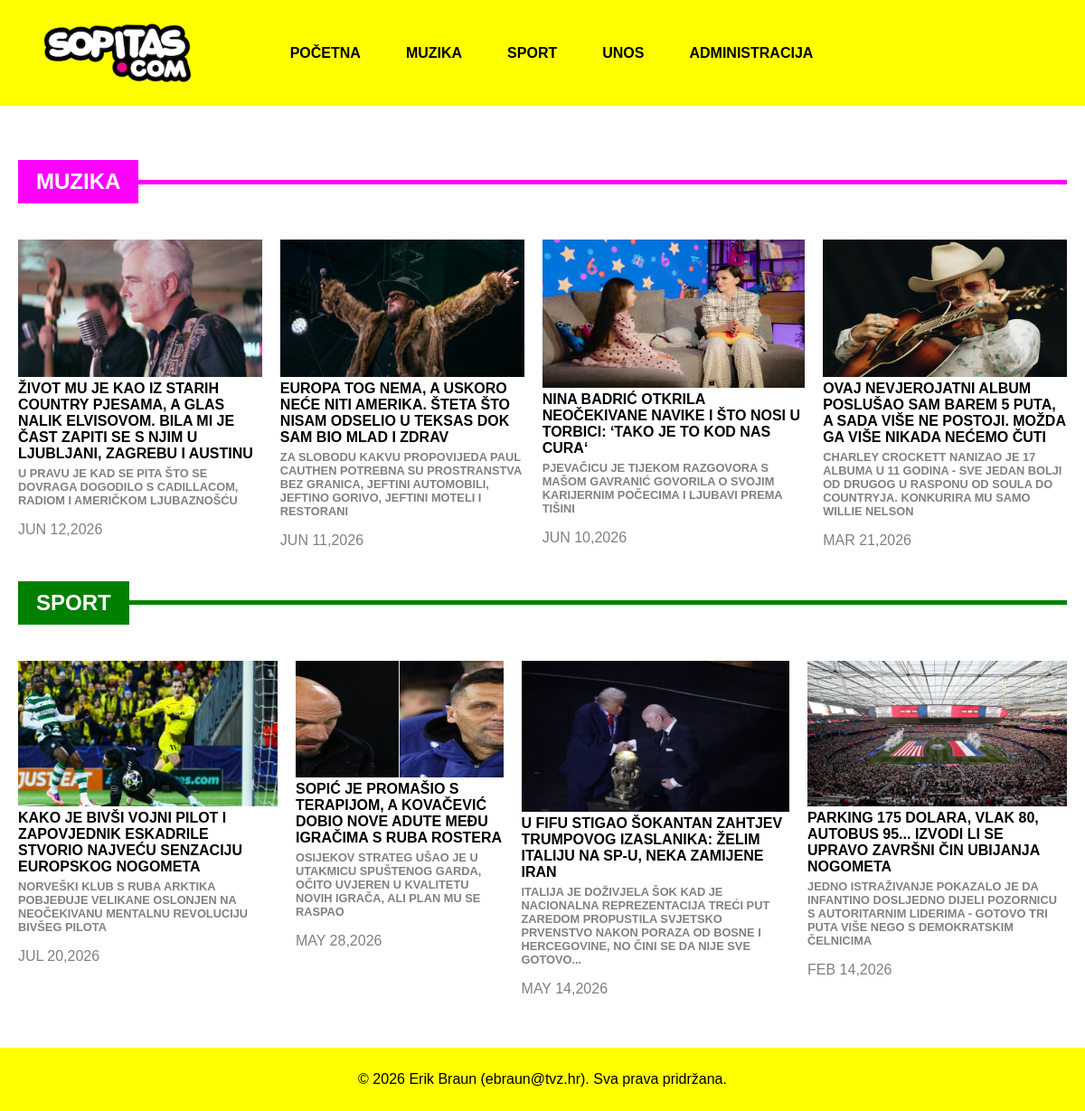
The page / on the database its author committed.
### tables this page shows
CREATE TABLE `news` (
  `id` int NOT NULL,
  `title` varchar(255) NOT NULL,
  `sazetak` varchar(250) NOT NULL,
  `description` varchar(5000) NOT NULL,
  `image` varchar(355) NOT NULL,
  `date` date NOT NULL,
  `archive` tinyint(1) NOT NULL,
  `id_category` int NOT NULL
);

### index.php (the view)
<?php
    require_once ('header.php');
    print '
        <section class="music">
            <div class="title">
                <h2>Muzika</h2>
                <hr>
            </div>
            <div class="content">';
            try {
                $conn = new PDO("mysql:host=$servername;port=$port;dbname=$dbname", $username_db, $password_db);
                $conn->setAttribute(PDO::ATTR_ERRMODE, PDO::ERRMODE_EXCEPTION);
                $sql = "SELECT news.* FROM news INNER JOIN category ON news.id_category = category.id WHERE category.name = 'Muzika' AND news.archive = 0 ORDER BY news.date DESC LIMIT 4";
                $stmt = $conn->prepare($sql);
                $stmt->execute();
                $result = $stmt->fetchAll(PDO::FETCH_ASSOC);
                foreach ($result as $row) {
                    print '<article class="article">
                        <img src="' . $row['image'] . '" alt="' . $row['title'] . '"><br>
                        <a href="clanak.php?id=' . $row['id'] . '">' . $row['title'] . '</a>
                        <p class="summary">' . $row['sazetak'] . '</p>
                        <p>' . date('M d,Y', strtotime($row['date'])) . '</p>
                    </article>';
                }
            } catch (PDOException $e) {
                echo "Connection failed: " . $e->getMessage();
            }
            print '</div>
        </section>
        <section class="sport">
            <div class="title">
                <h2>Sport</h2>
                <hr>
            </div>
            <div class="content">';
            try {
                $conn = new PDO("mysql:host=$servername;port=$port;dbname=$dbname", $username_db, $password_db);
                $conn->setAttribute(PDO::ATTR_ERRMODE, PDO::ERRMODE_EXCEPTION);
                $sql = "SELECT news.* FROM news INNER JOIN category ON news.id_category = category.id WHERE category.name = 'Sport' AND news.archive = 0 ORDER BY news.date DESC LIMIT 4";
                $stmt = $conn->prepare($sql);
                $stmt->execute();
                $result = $stmt->fetchAll(PDO::FETCH_ASSOC);
                foreach ($result as $row) {
                    print '<article class="article">
                        <img src="' . $row['image'] . '" alt="' . $row['title'] . '"><br>
                        <a href="clanak.php?id=' . $row['id'] . '">' . $row['title'] . '</a>
                        <p class="summary">' . $row['sazetak'] . '</p>
                        <p>' . date('M d,Y', strtotime($row['date'])) . '</p>
                    </article>';
                }
            } catch (PDOException $e) {
                echo "Connection failed: " . $e->getMessage();
            }
            print '</div>
        </section>';
    require_once ('footer.php');
?>

### header.php (shortened to what this page needs)
<?php
echo '<!DOCTYPE html>
<html lang="en">
<head>
    <meta charset="UTF-8">
    <meta name="viewport" content="width=device-width, initial-scale=1.0">
    <link rel="stylesheet" href="style.css">
    <title>Sopitas</title>
</head>
<body>
    <header class="header">
        <a class="logo-link" href="index.php">
            <img src="/img/logo.webp" alt="Sopitas Logo" class="logo">
        </a>
        <nav>
            <a href="index.php">Početna</a>
            <a href="kategorija.php?category=Muzika">Muzika</a>
            <a href="kategorija.php?category=Sport">Sport</a>
            <a href="unos.php">Unos</a>
            <a href="administrator.php">Administracija</a>';
echo    '</nav>
    </header>
    <main>';
?>

### footer.php
<?php
print '</main>
<footer class="footer">
    <p>&copy; 2026 Erik Braun (ebraun@tvz.hr). Sva prava pridržana.</p>
</footer>
</body>
</html>';
?>

### style.css (style rules this page uses)
body { font-family: Arial, sans-serif; margin: 0; padding: 0; min-height: 100vh; display: flex; flex-direction: column; }
.header { display: flex; align-items: center; justify-content: center; gap: 20px; padding: 20px 20px; background-color: yellow; }
.header a { color: black; text-decoration: none; margin: 0 10px; text-transform: uppercase; font-weight: bold; }
.logo-link { flex: 0 0 auto; }
.header::after { content: ""; flex: 0 0 200px; }
.logo { max-width: 200px; height: auto; display: block; }
nav { flex: 1 1 auto; min-width: 0; display: flex; justify-content: center; align-items: center; flex-wrap: wrap; gap: 30px; }
main { margin: 20px auto; padding: 20px; max-width: 1200px; flex: 1; }
.music .title { display: flex; align-items: center; gap: 0; }
.title hr { flex-grow: 1; height: 5px; border: none; }
.title h2 { color: white; text-transform: uppercase; width: max-content; padding: 10px 20px; }
.music .title hr { background-color: magenta; }
.music .title h2 { background-color: magenta; }
.sport .title { display: flex; align-items: center; gap: 0; }
.sport .title hr { background-color: green; }
.sport .title h2 { background-color: green; }
.article { box-sizing: border-box; max-width: 385px; }
.article img { width: 100%; aspect-ratio: 16/9; height: auto; }
.content { display: flex; gap: 20px; margin-top: 20px; }
.content a { color: black; text-decoration: none; text-transform: uppercase; font-weight: bold; }
.content p { text-transform: uppercase; color: grey; }
.footer { height: 50px; background-color: yellow; text-align: center; padding: 10px 0; margin-top: auto; }
.summary { color: grey; font-weight: bold; font-size: 80%; margin-top: 5px; }

### rows shown on the page
news: image (picture), title "ŽIVOT MU JE KAO IZ STARIH COUNTRY PJESAMA, A GLAS NALIK ELVISOVOM. BILA MI JE ČAST ZAPITI SE S NJIM U LJUBLJANI, ZAGREBU I AUSTINU", sazetak "U PRAVU JE KAD SE PITA ŠTO SE DOVRAGA DOGODILO S CADILLACOM, RADIOM I AMERIČKOM LJUBAZNOŠĆU", date "JUN 12,2026"
news: image (picture), title "EUROPA TOG NEMA, A USKORO NEĆE NITI AMERIKA. ŠTETA ŠTO NISAM ODSELIO U TEKSAS DOK SAM BIO MLAD I ZDRAV", sazetak "ZA SLOBODU KAKVU PROPOVIJEDA PAUL CAUTHEN POTREBNA SU PROSTRANSTVA BEZ GRANICA, JEFTINI AUTOMOBILI, JEFTINO GORIVO, JEFTINI MOTELI I RESTORANI", date "JUN 11,2026"
news: image (picture), title "NINA BADRIĆ OTKRILA NEOČEKIVANE NAVIKE I ŠTO NOSI U TORBICI: ‘TAKO JE TO KOD NAS CURA‘", sazetak "PJEVAČICU JE TIJEKOM RAZGOVORA S MAŠOM GAVRANIĆ GOVORILA O SVOJIM KARIJERNIM POČECIMA I LJUBAVI PREMA TIŠINI", date "JUN 10,2026"
news: image (picture), title "OVAJ NEVJEROJATNI ALBUM POSLUŠAO SAM BAREM 5 PUTA, A SADA VIŠE NE POSTOJI. MOŽDA GA VIŠE NIKADA NEĆEMO ČUTI", sazetak "CHARLEY CROCKETT NANIZAO JE 17 ALBUMA U 11 GODINA - SVE JEDAN BOLJI OD DRUGOG U RASPONU OD SOULA DO COUNTRYJA. KONKURIRA MU SAMO WILLIE NELSON", date "MAR 21,2026"
news: image (picture), title "KAKO JE BIVŠI VOJNI PILOT I ZAPOVJEDNIK ESKADRILE STVORIO NAJVEĆU SENZACIJU EUROPSKOG NOGOMETA", sazetak "NORVEŠKI KLUB S RUBA ARKTIKA POBJEĐUJE VELIKANE OSLONJEN NA NEOČEKIVANU MENTALNU REVOLUCIJU BIVŠEG PILOTA", date "JUL 20,2026"
news: image (picture), title "SOPIĆ JE PROMAŠIO S TERAPIJOM, A KOVAČEVIĆ DOBIO NOVE ADUTE MEĐU IGRAČIMA S RUBA ROSTERA", sazetak "OSIJEKOV STRATEG UŠAO JE U UTAKMICU SPUŠTENOG GARDA, OČITO UVJEREN U KVALITETU NOVIH IGRAČA, ALI PLAN MU SE RASPAO", date "MAY 28,2026"
news: image (picture), title "U FIFU STIGAO ŠOKANTAN ZAHTJEV TRUMPOVOG IZASLANIKA: ŽELIM ITALIJU NA SP-U, NEKA ZAMIJENE IRAN", sazetak "ITALIJA JE DOŽIVJELA ŠOK KAD JE NACIONALNA REPREZENTACIJA TREĆI PUT ZAREDOM PROPUSTILA SVJETSKO PRVENSTVO NAKON PORAZA OD BOSNE I HERCEGOVINE, NO ČINI SE DA NIJE SVE GOTOVO...", date "MAY 14,2026"
news: image (picture), title "PARKING 175 DOLARA, VLAK 80, AUTOBUS 95... IZVODI LI SE UPRAVO ZAVRŠNI ČIN UBIJANJA NOGOMETA", sazetak "JEDNO ISTRAŽIVANJE POKAZALO JE DA INFANTINO DOSLJEDNO DIJELI POZORNICU S AUTORITARNIM LIDERIMA - GOTOVO TRI PUTA VIŠE NEGO S DEMOKRATSKIM ČELNICIMA", date "FEB 14,2026"
